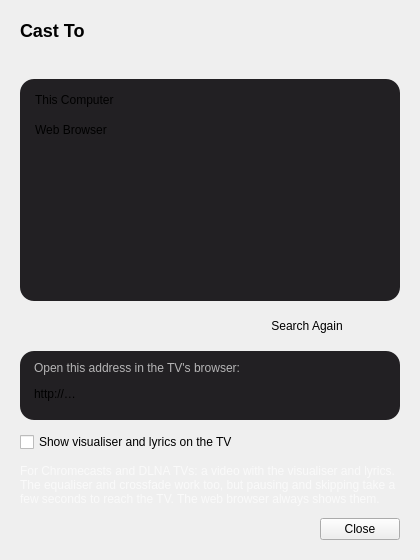
<?xml version="1.0" encoding="UTF-8"?>
<ui version="4.0">
 <class>castWindow</class>
 <widget class="QDialog" name="castWindow">
  <property name="geometry">
   <rect>
    <x>0</x>
    <y>0</y>
    <width>420</width>
    <height>560</height>
   </rect>
  </property>
  <property name="windowTitle">
   <string>Cast To</string>
  </property>
  <property name="styleSheet">
   <string notr="true">QListWidget#castDeviceList {
    background-color: #222023;
    border: none;
    border-radius: 14px;
    padding: 6px;
}
QListWidget#castDeviceList::item {
    border-radius: 10px;
    padding: 8px 6px;
}
QListWidget#castDeviceList::item:hover {
    background-color: #312d34;
}
QListWidget#castDeviceList::item:selected {
    background-color: #6c53a6;
    color: #ffffff;
}
QWidget#castBrowserBox {
    background-color: #222023;
    border-radius: 14px;
}
QToolButton#castBrowserCopy {
    border-radius: 14px;
    min-width: 28px;
    min-height: 28px;
}
QPushButton#castSearch {
    border-radius: 14px;
    padding: 6px 16px;
}</string>
  </property>
  <layout class="QVBoxLayout" name="castLayout">
   <property name="spacing">
    <number>12</number>
   </property>
   <property name="leftMargin">
    <number>20</number>
   </property>
   <property name="topMargin">
    <number>20</number>
   </property>
   <property name="rightMargin">
    <number>20</number>
   </property>
   <property name="bottomMargin">
    <number>20</number>
   </property>
   <item>
    <widget class="QLabel" name="castTitle">
     <property name="text">
      <string>&lt;h2&gt;Cast To&lt;/h2&gt;</string>
     </property>
     <property name="textFormat">
      <enum>Qt::TextFormat::RichText</enum>
     </property>
    </widget>
   </item>
   <item>
    <widget class="QLabel" name="castStatus">
     <property name="styleSheet">
      <string notr="true">color: rgba(255, 255, 255, 170);</string>
     </property>
     <property name="text">
      <string notr="true"/>
     </property>
     <property name="wordWrap">
      <bool>true</bool>
     </property>
    </widget>
   </item>
   <item>
    <widget class="QListWidget" name="castDeviceList">
     <property name="focusPolicy">
      <enum>Qt::FocusPolicy::StrongFocus</enum>
     </property>
     <property name="iconSize">
      <size>
       <width>22</width>
       <height>22</height>
      </size>
     </property>
     <property name="spacing">
      <number>2</number>
     </property>
     <property name="toolTip">
      <string>Click where the music should play</string>
     </property>
     <item>
      <property name="text">
       <string>This Computer</string>
      </property>
      <property name="icon">
       <iconset>
        <normaloff>../assets/monitor-smartphone.svg</normaloff>../assets/monitor-smartphone.svg</iconset>
      </property>
     </item>
     <item>
      <property name="text">
       <string>Web Browser</string>
      </property>
      <property name="toolTip">
       <string>Play in a web page that you open in your TV's browser (or any browser), with the visualiser and lyrics.</string>
      </property>
      <property name="icon">
       <iconset>
        <normaloff>../assets/globe.svg</normaloff>../assets/globe.svg</iconset>
      </property>
     </item>
    </widget>
   </item>
   <item>
    <layout class="QHBoxLayout" name="castSearchRow">
     <property name="spacing">
      <number>8</number>
     </property>
     <item>
      <widget class="QLabel" name="castSearchStatus">
       <property name="styleSheet">
        <string notr="true">color: rgba(255, 255, 255, 170);</string>
       </property>
       <property name="text">
        <string notr="true"/>
       </property>
       <property name="wordWrap">
        <bool>true</bool>
       </property>
      </widget>
     </item>
     <item>
      <widget class="QPushButton" name="castSearch">
       <property name="text">
        <string>Search Again</string>
       </property>
       <property name="toolTip">
        <string>Look for Chromecasts and DLNA TVs and speakers on your network.</string>
       </property>
       <property name="icon">
        <iconset>
         <normaloff>../assets/refresh-cw.svg</normaloff>../assets/refresh-cw.svg</iconset>
       </property>
      </widget>
     </item>
    </layout>
   </item>
   <item>
    <widget class="QWidget" name="castBrowserBox" native="true">
     <layout class="QVBoxLayout" name="castBrowserLayout">
      <property name="spacing">
       <number>4</number>
      </property>
      <property name="leftMargin">
       <number>14</number>
      </property>
      <property name="topMargin">
       <number>10</number>
      </property>
      <property name="rightMargin">
       <number>10</number>
      </property>
      <property name="bottomMargin">
       <number>10</number>
      </property>
      <item>
       <widget class="QLabel" name="castBrowserHint">
        <property name="styleSheet">
         <string notr="true">color: rgba(255, 255, 255, 170);</string>
        </property>
        <property name="text">
         <string>Open this address in the TV's browser:</string>
        </property>
        <property name="wordWrap">
         <bool>true</bool>
        </property>
       </widget>
      </item>
      <item>
       <layout class="QHBoxLayout" name="castBrowserRow">
        <item>
         <widget class="QLabel" name="castBrowserAddress">
          <property name="text">
           <string notr="true">http://…</string>
          </property>
          <property name="textInteractionFlags">
           <set>Qt::TextInteractionFlag::TextSelectableByMouse</set>
          </property>
         </widget>
        </item>
        <item>
         <widget class="QToolButton" name="castBrowserCopy">
          <property name="toolTip">
           <string>Copy the address</string>
          </property>
          <property name="icon">
           <iconset>
            <normaloff>../assets/clipboard-copy.svg</normaloff>../assets/clipboard-copy.svg</iconset>
          </property>
         </widget>
        </item>
       </layout>
      </item>
     </layout>
    </widget>
   </item>
   <item>
    <widget class="QCheckBox" name="castVideo">
     <property name="text">
      <string>Show visualiser and lyrics on the TV</string>
     </property>
    </widget>
   </item>
   <item>
    <widget class="QLabel" name="castVideoHint">
     <property name="styleSheet">
      <string notr="true">color: rgba(255, 255, 255, 170);</string>
     </property>
     <property name="text">
      <string>For Chromecasts and DLNA TVs: a video with the visualiser and lyrics. The equaliser and crossfade work too, but pausing and skipping take a few seconds to reach the TV. The web browser always shows them.</string>
     </property>
     <property name="wordWrap">
      <bool>true</bool>
     </property>
    </widget>
   </item>
   <item>
    <widget class="QDialogButtonBox" name="castButtonBox">
     <property name="standardButtons">
      <set>QDialogButtonBox::StandardButton::Close</set>
     </property>
    </widget>
   </item>
  </layout>
 </widget>
 <resources/>
 <connections/>
</ui>
